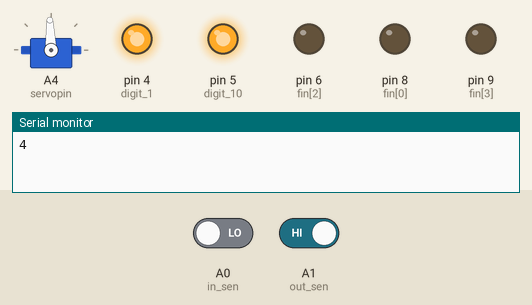
Bench run of a sketch on a simulated Arduino Uno, built with avr-gcc and run on an emulated ATmega328P. On the bench: servo, output pins drawn as LEDs (lit = HIGH), the last lines printed to the serial monitor. The inputs (shaded band) are chosen by the test bench; at power-on: A1 (out_sen) HIGH, A0 (in_sen) LOW. Pins used as bus, display or sensor lines are not drawn.

Above: at 1.2 s.
1.3 s: A1 (out_sen) driven LOW
At 2.4 s:
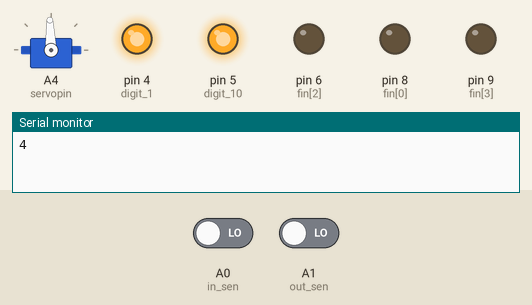
2.8 s: A1 (out_sen) driven HIGH
At 3.9 s:
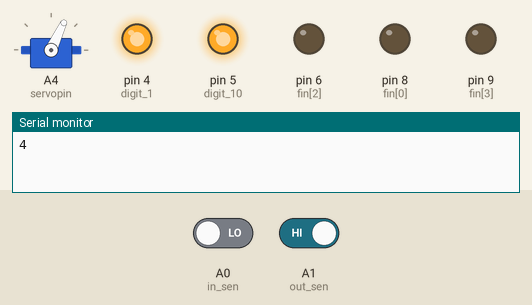
5.8 s: A0 (in_sen) driven HIGH
At 9.5 s:
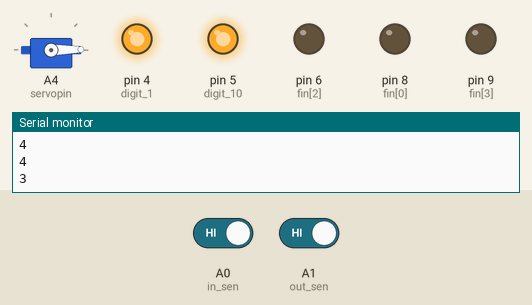
Timing chart, 0 to 11.0 s (numbered marks = the images above; inputs shaded):
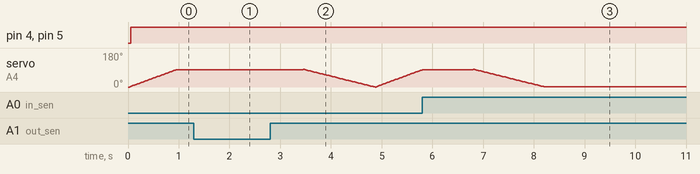

The sketch:

IN.ino
```cpp
#include <Servo.h>
#include <SoftwareSerial.h>

SoftwareSerial BTSerial(2, 3);
byte buffer[1024];
int bufferPosition;

int count = 4;
int sensing;
int in_sen = A0;
int out_sen = A1;

int fin[] = {8, 7, 6, 9};
int num[10][4] = {
  {0, 0, 0, 0}, /*0*/
  {0, 0, 0, 1}, /*1*/
  {0, 0, 1, 0}, /*2*/
  {0, 0, 1, 1}, /*3*/
  {0, 1, 0, 0}, /*4*/
  {0, 1, 0, 1}, /*5*/
  {0, 1, 1, 0}, /*6*/
  {0, 1, 1, 1}, /*7*/
  {1, 0, 0, 0}, /*8*/
  {1, 0, 0, 1}, /*9*/
};

int digit_1 = 4;
int digit_10 = 5;

int servopin = A4;
Servo my_servo;
int angle = 0;

void setup() {
  pinMode(in_sen, INPUT);
  pinMode(out_sen, INPUT);
  pinMode(digit_1, OUTPUT);
  pinMode(digit_10, OUTPUT);
  my_servo.attach(servopin);
  my_servo.write(angle);
  BTSerial.begin(9600);
  Serial.begin(9600);
  for (int i = 0; i < 4; i++) {
    pinMode(fin[i], OUTPUT);
  }
}

void display_count(int number) {
  int temp = number % 10;
  for (int i = 0; i < 4; i++)
  {
    digitalWrite(fin[i], num[temp][i]);
    digitalWrite(digit_1, LOW);
    digitalWrite(digit_1, HIGH);
  }
  temp = number / 10;
  for (int i = 0; i < 4; i++)
  {
    digitalWrite(fin[i], num[temp][i]);
    digitalWrite(digit_10, LOW);
    digitalWrite(digit_10, HIGH);
  }
}

void check() {
  if (digitalRead(out_sen) == LOW) {
    count += 1;
    if (count >= 4)
    {
      count = 4;
    }
    display_count(count);
    BTSerial.print("state sit : ");
    BTSerial.println(count);
    while (digitalRead(out_sen) == LOW);
  }
}

void loop() {
  BTSerial.print("state sit : ");
  BTSerial.println(count);
  Serial.println(count);
  display_count(count);
  do {
    sensing = digitalRead(in_sen);
    check();

  } while (sensing == HIGH);

  if (count == 0) {
    angle = 0;
  }
  else
  {
    count -= 1;
    display_count(count);
    for (angle = 0; angle < 93; angle++)
    {
      my_servo.write(angle);
      delay(10);
      check();
    }
    for (int temp = 0; temp < 200; temp++)
    {
      delay(5);
      check();
    }
    for (angle = 93; angle > 0; angle--)
    {
      my_servo.write(angle);
      delay(15);
      check();
    }
    if (count <= 0) {
      count = 0;
    }
  }
}
```

Measured:
- after the input at 1.3 s, servo on A4 (servopin): stops changing and stays 92°
- after the input at 5.8 s, servo on A4 (servopin): goes on until 8.2 s, then stays 1°
